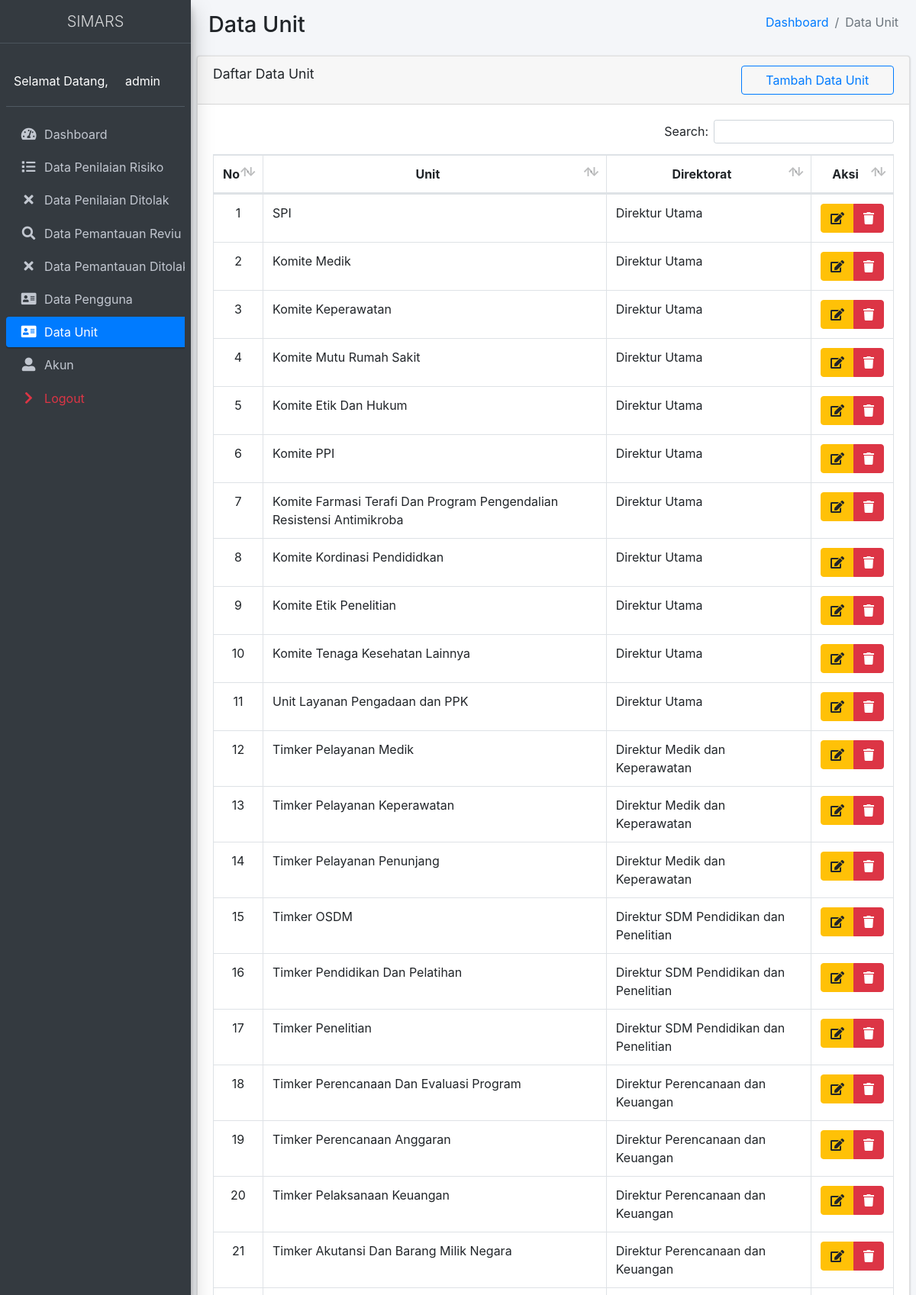
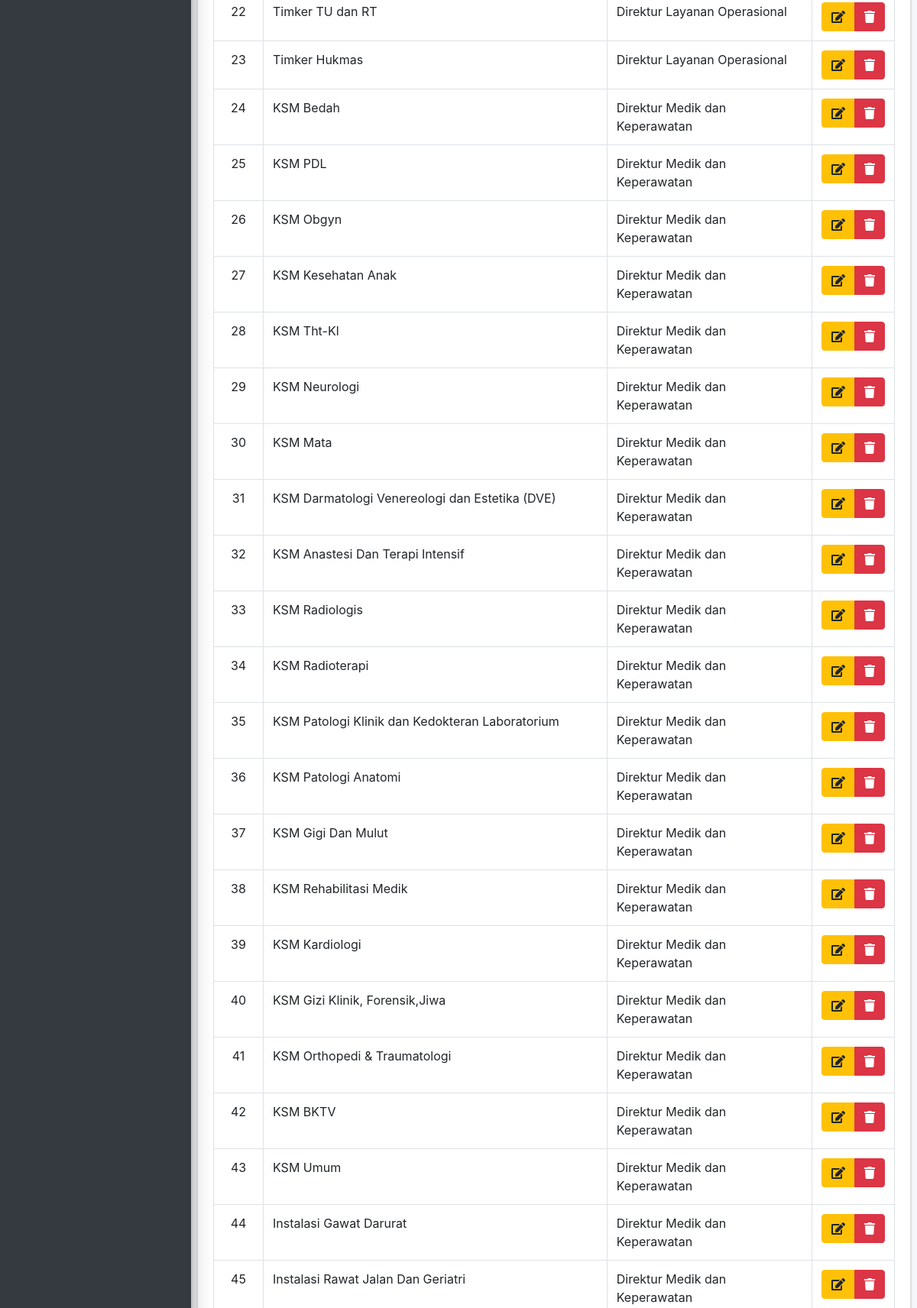
Page /pages/unit/index.php (signed in, upper part) on the committed database (2 pictures, top to bottom).
### tables this page shows
CREATE TABLE `units` (
  `id` int(11) NOT NULL,
  `unit` varchar(255) NOT NULL,
  `direktorat_id` int(11) NOT NULL
);

CREATE TABLE `direktorat` (
  `id` int(11) NOT NULL,
  `name` varchar(255) NOT NULL
);

### models/UnitModel.php (called while the page is built, shortened)
<?php
include_once $_SERVER['DOCUMENT_ROOT'] . '/smr/config/DBConnect.php';
class UnitModel
{
    private $dbConnect;
    public function __construct()
    {
        $this->dbConnect = new DBConnect();
    }
    public function getUnits()
    {
        $stmt = $this->dbConnect->connection->prepare("
        SELECT units.*, direktorat.name AS direktorat
        FROM units
        LEFT JOIN direktorat ON units.direktorat_id = direktorat.id
    ");
        $stmt->execute();
        $result = $stmt->get_result();
        return $result->fetch_all(MYSQLI_ASSOC);
    }
}

### config/DBConnect.php (called while the page is built, shortened)
<?php
class DBConnect
{
    private $host = "localhost";
    private $username = "root";
    private $password = "";
    private $database = "smr";
    function __construct()
    {
        $this->connection = mysqli_connect($this->host, $this->username, $this->password, $this->database);
    }
}

### enum/URLEnum.php (called while the page is built, shortened)
<?php
class URLEnum
{
    public static function getUnitURL()
    {
        return self::BASE_URL . '/pages/unit/';
    }
}

### pages/unit/index.php (the view, shortened to what this page needs)
<?php
$pageName = PageNameEnum::DATA_UNIT;
include_once $_SERVER['DOCUMENT_ROOT'] . '/smr/pages/templates/header.php';
include_once $_SERVER['DOCUMENT_ROOT'] . '/smr/pages/templates/sidebar.php';
require_once $_SERVER['DOCUMENT_ROOT'] . '/smr/models/UnitModel.php';
$unitModel = new UnitModel();
$units = $unitModel->getUnits();
?>
<div class="content-wrapper">
    <section class="content-header">
        <div class="container-fluid">
            <div class="row mb-2">
                <div class="col-sm-6">
                    <h1><?= $pageName ?></h1>
                </div>
                <div class="col-sm-6">
                    <ol class="breadcrumb float-sm-right">
                        <li class="breadcrumb-item"><a href="<?= $base_url ?>"><?= PageNameEnum::DASHBOARD ?></a></li>
                        <li class="breadcrumb-item active"><?= $pageName ?></li>
                    </ol>
                </div>
            </div>
        </div>
    </section>
    <section class="content">
        <div class="row">
            <div class="col-12">
                <div class="card">
                    <div class="card-header">
                        <div class="row">
                            <div class="col-md-9">
                                <h3 class="card-title">Daftar <?= $pageName ?></h3>
                            </div>
                            <div class="col-md-3">
                                <?php if ($_SESSION['role'] == RoleEnum::ADMIN || $_SESSION['role'] == RoleEnum::DIREKSI) { ?>
                                    <button type="button" class="btn btn-block btn-outline-primary" data-toggle="modal" data-target="#modal-add-user">Tambah <?= $pageName ?></button>
                                <?php } ?>
                            </div>
                        </div>
                    </div>
                    <div class=" card-body">
                        <table id="example1" class="table table-bordered table-hover">
                            <thead>
                                <tr class="text-center">
                                    <th width="5%" class="text-center">No</th>
                                    <th>Unit</th>
                                    <th>Direktorat</th>
                                    <?php if ($_SESSION['role'] == RoleEnum::ADMIN || $_SESSION['role'] == RoleEnum::DIREKSI) { ?>
                                        <th width="5%">Aksi</th>
                                    <?php } ?>
                                </tr>
                            </thead>
                            <tbody>
                                <?php
                                if (isset($units) && count($units) > 0) {
                                    $i = 0;
                                    foreach ($units as $unit) {
                                        if ($unit['unit'] != RoleEnum::ADMIN):
                                            $i++;
                                            echo '
                                        <tr>
                                            <td class="text-center">' . $i . '</td>
                                            <td>' . $unit['unit'] . '</td>
                                            <td>' . $unit['direktorat'] . '</td>';
                                            if ($_SESSION['role'] == RoleEnum::ADMIN) {
                                                echo '<td class="text-center">
                                                    <div class="btn-group">
                                                        <button type="button" class="btn btn-warning" data-toggle="modal" data-target="#modal-update-user-' . $unit['id'] . '"><i class="fas fa-edit"></i></button>
                                                        <a href="' . URLEnum::getUnitURL() . '?act=delete&id=' . $unit['id'] . '" class="btn btn-danger">
                                                            <i class="fas fa-trash"></i>
                                                        </a>
                                                    </div>
                                                </td>';
                                            }; ?>
                                            </tr>
                                <?php
                                        endif;
                                    }
                                } else {
                                    echo '
                                        <tr>
                                            <td colspan="7" class="text-center">' . $pageName . ' Kosong</td>
                                        </tr>
                                    ';
                                }
                                ?>
                            </tbody>
                        </table>
                    </div>
                </div>
            </div>
        </div>
    </section>
</div>
<?php include_once $_SERVER['DOCUMENT_ROOT'] . '/smr/pages/templates/footer.php'; ?>

### pages/unit/index.php (style rules this page uses)
table.dataTable { width: 100% !important; }

### rows in the picture
units: unit "SPI", direktorat.name "Direktur Utama"
units: unit "Komite Medik", direktorat.name "Direktur Utama"
units: unit "Komite Keperawatan", direktorat.name "Direktur Utama"
units: unit "Komite Mutu Rumah Sakit", direktorat.name "Direktur Utama"
units: unit "Komite Etik Dan Hukum", direktorat.name "Direktur Utama"
units: unit "Komite PPI", direktorat.name "Direktur Utama"
units: unit "Komite Farmasi Terafi Dan Program Pengendalian Resistensi Antimikroba", direktorat.name "Direktur Utama"
units: unit "Komite Kordinasi Pendididkan", direktorat.name "Direktur Utama"
units: unit "Komite Etik Penelitian", direktorat.name "Direktur Utama"
units: unit "Komite Tenaga Kesehatan Lainnya", direktorat.name "Direktur Utama"
units: unit "Unit Layanan Pengadaan dan PPK", direktorat.name "Direktur Utama"
units: unit "Timker Pelayanan Medik", direktorat.name "Direktur Medik dan Keperawatan"
units: unit "Timker Pelayanan Keperawatan", direktorat.name "Direktur Medik dan Keperawatan"
units: unit "Timker Pelayanan Penunjang", direktorat.name "Direktur Medik dan Keperawatan"
units: unit "Timker OSDM", direktorat.name "Direktur SDM Pendidikan dan Penelitian"
units: unit "Timker Pendidikan Dan Pelatihan", direktorat.name "Direktur SDM Pendidikan dan Penelitian"
units: unit "Timker Penelitian", direktorat.name "Direktur SDM Pendidikan dan Penelitian"
units: unit "Timker Perencanaan Dan Evaluasi Program", direktorat.name "Direktur Perencanaan dan Keuangan"
units: unit "Timker Perencanaan Anggaran", direktorat.name "Direktur Perencanaan dan Keuangan"
units: unit "Timker Pelaksanaan Keuangan", direktorat.name "Direktur Perencanaan dan Keuangan"
units: unit "Timker Akutansi Dan Barang Milik Negara", direktorat.name "Direktur Perencanaan dan Keuangan"
units: unit "Timker TU dan RT", direktorat.name "Direktur Layanan Operasional"
units: unit "Timker Hukmas", direktorat.name "Direktur Layanan Operasional"
units: unit "KSM Bedah", direktorat.name "Direktur Medik dan Keperawatan"
units: unit "KSM PDL", direktorat.name "Direktur Medik dan Keperawatan"
units: unit "KSM Obgyn", direktorat.name "Direktur Medik dan Keperawatan"
units: unit "KSM Kesehatan Anak", direktorat.name "Direktur Medik dan Keperawatan"
units: unit "KSM Tht-Kl", direktorat.name "Direktur Medik dan Keperawatan"
units: unit "KSM Neurologi", direktorat.name "Direktur Medik dan Keperawatan"
units: unit "KSM Mata", direktorat.name "Direktur Medik dan Keperawatan"
units: unit "KSM Darmatologi Venereologi dan Estetika (DVE)", direktorat.name "Direktur Medik dan Keperawatan"
units: unit "KSM Anastesi Dan Terapi Intensif", direktorat.name "Direktur Medik dan Keperawatan"
units: unit "KSM Radiologis", direktorat.name "Direktur Medik dan Keperawatan"
units: unit "KSM Radioterapi", direktorat.name "Direktur Medik dan Keperawatan"
units: unit "KSM Patologi Klinik dan Kedokteran Laboratorium", direktorat.name "Direktur Medik dan Keperawatan"
units: unit "KSM Patologi Anatomi", direktorat.name "Direktur Medik dan Keperawatan"
units: unit "KSM Gigi Dan Mulut", direktorat.name "Direktur Medik dan Keperawatan"
units: unit "KSM Rehabilitasi Medik", direktorat.name "Direktur Medik dan Keperawatan"
units: unit "KSM Kardiologi", direktorat.name "Direktur Medik dan Keperawatan"
units: unit "KSM Gizi Klinik, Forensik,Jiwa", direktorat.name "Direktur Medik dan Keperawatan"
units: unit "KSM Orthopedi & Traumatologi", direktorat.name "Direktur Medik dan Keperawatan"
units: unit "KSM BKTV", direktorat.name "Direktur Medik dan Keperawatan"
units: unit "KSM Umum", direktorat.name "Direktur Medik dan Keperawatan"
units: unit "Instalasi Gawat Darurat", direktorat.name "Direktur Medik dan Keperawatan"
units: unit "Instalasi Rawat Jalan Dan Geriatri", direktorat.name "Direktur Medik dan Keperawatan"

### other values in the picture
$companyName "SIMARS"
$_SESSION['name'] "admin"
PageNameEnum::DASHBOARD "Dashboard"
PageNameEnum::DATA_PENILAIAN_RISIKO "Data Penilaian Risiko"
PageNameEnum::DATA_PEMANTAUAN_REVIU "Data Pemantauan Reviu"
PageNameEnum::DATA_PENGGUNA "Data Pengguna"
PageNameEnum::DATA_UNIT "Data Unit"
PageNameEnum::AKUN "Akun"
PageNameEnum::LOGOUT "Logout"
$pageName "Data Unit"
